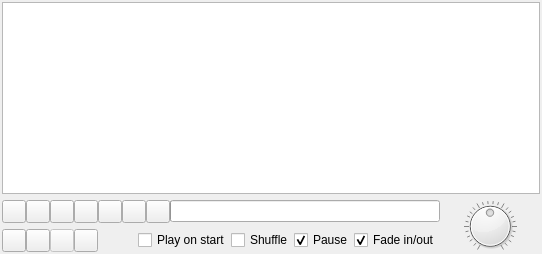
         <widget class="QWidget" name="tabAudioPlayer">
          <attribute name="icon">
           <iconset resource="qmc2.qrc">
            <normaloff>:/data/img/music.png</normaloff>:/data/img/music.png</iconset>
          </attribute>
          <attribute name="title">
           <string>&amp;Audio player</string>
          </attribute>
          <layout class="QGridLayout" name="gridLayoutAudioPlayer">
           <property name="horizontalSpacing">
            <number>0</number>
           </property>
           <property name="margin">
            <number>2</number>
           </property>
           <item row="0" column="0" colspan="2">
            <widget class="QListWidget" name="listWidgetAudioPlaylist">
             <property name="sizePolicy">
              <sizepolicy hsizetype="Ignored" vsizetype="Expanding">
               <horstretch>0</horstretch>
               <verstretch>0</verstretch>
              </sizepolicy>
             </property>
             <property name="contextMenuPolicy">
              <enum>Qt::ActionsContextMenu</enum>
             </property>
             <property name="toolTip">
              <string>Playlist (move items by dragging &amp; dropping them)</string>
             </property>
             <property name="statusTip">
              <string>Playlist (move items by dragging &amp; dropping them)</string>
             </property>
             <property name="dragEnabled">
              <bool>true</bool>
             </property>
             <property name="dragDropMode">
              <enum>QAbstractItemView::InternalMove</enum>
             </property>
             <property name="selectionMode">
              <enum>QAbstractItemView::ExtendedSelection</enum>
             </property>
            </widget>
           </item>
           <item row="1" column="0">
            <layout class="QHBoxLayout" name="horizontalLayoutAudioPlayer2">
             <item>
              <widget class="QToolButton" name="toolButtonAudioPreviousTrack">
               <property name="sizePolicy">
                <sizepolicy hsizetype="Minimum" vsizetype="Minimum">
                 <horstretch>0</horstretch>
                 <verstretch>0</verstretch>
                </sizepolicy>
               </property>
               <property name="toolTip">
                <string>Previous track</string>
               </property>
               <property name="statusTip">
                <string>Previous track</string>
               </property>
               <property name="icon">
                <iconset resource="qmc2.qrc">
                 <normaloff>:/data/img/media_back.png</normaloff>:/data/img/media_back.png</iconset>
               </property>
              </widget>
             </item>
             <item>
              <widget class="QToolButton" name="toolButtonAudioNextTrack">
               <property name="sizePolicy">
                <sizepolicy hsizetype="Minimum" vsizetype="Minimum">
                 <horstretch>0</horstretch>
                 <verstretch>0</verstretch>
                </sizepolicy>
               </property>
               <property name="toolTip">
                <string>Next track</string>
               </property>
               <property name="statusTip">
                <string>Next track</string>
               </property>
               <property name="icon">
                <iconset resource="qmc2.qrc">
                 <normaloff>:/data/img/media_next.png</normaloff>:/data/img/media_next.png</iconset>
               </property>
              </widget>
             </item>
             <item>
              <widget class="QToolButton" name="toolButtonAudioFastBackward">
               <property name="sizePolicy">
                <sizepolicy hsizetype="Minimum" vsizetype="Minimum">
                 <horstretch>0</horstretch>
                 <verstretch>0</verstretch>
                </sizepolicy>
               </property>
               <property name="toolTip">
                <string>Fast backward</string>
               </property>
               <property name="statusTip">
                <string>Fast backward</string>
               </property>
               <property name="icon">
                <iconset resource="qmc2.qrc">
                 <normaloff>:/data/img/media_fastbackward.png</normaloff>:/data/img/media_fastbackward.png</iconset>
               </property>
               <property name="autoRepeat">
                <bool>true</bool>
               </property>
               <property name="autoRepeatDelay">
                <number>100</number>
               </property>
               <property name="autoRepeatInterval">
                <number>50</number>
               </property>
              </widget>
             </item>
             <item>
              <widget class="QToolButton" name="toolButtonAudioFastForward">
               <property name="sizePolicy">
                <sizepolicy hsizetype="Minimum" vsizetype="Minimum">
                 <horstretch>0</horstretch>
                 <verstretch>0</verstretch>
                </sizepolicy>
               </property>
               <property name="toolTip">
                <string>Fast forward</string>
               </property>
               <property name="statusTip">
                <string>Fast forward</string>
               </property>
               <property name="icon">
                <iconset resource="qmc2.qrc">
                 <normaloff>:/data/img/media_fastforward.png</normaloff>:/data/img/media_fastforward.png</iconset>
               </property>
               <property name="autoRepeat">
                <bool>true</bool>
               </property>
               <property name="autoRepeatDelay">
                <number>100</number>
               </property>
               <property name="autoRepeatInterval">
                <number>50</number>
               </property>
              </widget>
             </item>
             <item>
              <widget class="QToolButton" name="toolButtonAudioStopTrack">
               <property name="sizePolicy">
                <sizepolicy hsizetype="Minimum" vsizetype="Minimum">
                 <horstretch>0</horstretch>
                 <verstretch>0</verstretch>
                </sizepolicy>
               </property>
               <property name="toolTip">
                <string>Stop track</string>
               </property>
               <property name="statusTip">
                <string>Stop track</string>
               </property>
               <property name="icon">
                <iconset resource="qmc2.qrc">
                 <normaloff>:/data/img/media_stop.png</normaloff>:/data/img/media_stop.png</iconset>
               </property>
               <property name="checkable">
                <bool>true</bool>
               </property>
              </widget>
             </item>
             <item>
              <widget class="QToolButton" name="toolButtonAudioPauseTrack">
               <property name="sizePolicy">
                <sizepolicy hsizetype="Minimum" vsizetype="Minimum">
                 <horstretch>0</horstretch>
                 <verstretch>0</verstretch>
                </sizepolicy>
               </property>
               <property name="toolTip">
                <string>Pause track</string>
               </property>
               <property name="statusTip">
                <string>Pause track</string>
               </property>
               <property name="icon">
                <iconset resource="qmc2.qrc">
                 <normaloff>:/data/img/media_pause.png</normaloff>:/data/img/media_pause.png</iconset>
               </property>
               <property name="checkable">
                <bool>true</bool>
               </property>
              </widget>
             </item>
             <item>
              <widget class="QToolButton" name="toolButtonAudioPlayTrack">
               <property name="sizePolicy">
                <sizepolicy hsizetype="Minimum" vsizetype="Minimum">
                 <horstretch>0</horstretch>
                 <verstretch>0</verstretch>
                </sizepolicy>
               </property>
               <property name="toolTip">
                <string>Play track</string>
               </property>
               <property name="statusTip">
                <string>Play track</string>
               </property>
               <property name="icon">
                <iconset resource="qmc2.qrc">
                 <normaloff>:/data/img/media_play.png</normaloff>:/data/img/media_play.png</iconset>
               </property>
               <property name="checkable">
                <bool>true</bool>
               </property>
              </widget>
             </item>
             <item>
              <widget class="QProgressBar" name="progressBarAudioProgress">
               <property name="toolTip">
                <string>Progress indicator for current track</string>
               </property>
               <property name="statusTip">
                <string>Progress indicator for current track</string>
               </property>
               <property name="maximum">
                <number>100</number>
               </property>
               <property name="format">
                <string>%vs (%ms total)</string>
               </property>
              </widget>
             </item>
            </layout>
           </item>
           <item row="1" column="1" rowspan="2">
            <widget class="QDial" name="dialAudioVolume">
             <property name="toolTip">
              <string>Audio player volume</string>
             </property>
             <property name="statusTip">
              <string>Audio player volume</string>
             </property>
             <property name="maximum">
              <number>100</number>
             </property>
             <property name="value">
              <number>50</number>
             </property>
             <property name="notchesVisible">
              <bool>true</bool>
             </property>
            </widget>
           </item>
           <item row="2" column="0">
            <layout class="QHBoxLayout" name="horizontalLayoutAudioPlayer1">
             <item>
              <widget class="QToolButton" name="toolButtonAudioAddTracks">
               <property name="sizePolicy">
                <sizepolicy hsizetype="Minimum" vsizetype="Minimum">
                 <horstretch>0</horstretch>
                 <verstretch>0</verstretch>
                </sizepolicy>
               </property>
               <property name="toolTip">
                <string>Browse for tracks to add to playlist</string>
               </property>
               <property name="statusTip">
                <string>Browse for tracks to add to playlist</string>
               </property>
               <property name="icon">
                <iconset resource="qmc2.qrc">
                 <normaloff>:/data/img/fileopen.png</normaloff>:/data/img/fileopen.png</iconset>
               </property>
              </widget>
             </item>
             <item>
              <widget class="QToolButton" name="toolButtonAudioAddURL">
               <property name="sizePolicy">
                <sizepolicy hsizetype="Minimum" vsizetype="Minimum">
                 <horstretch>0</horstretch>
                 <verstretch>0</verstretch>
                </sizepolicy>
               </property>
               <property name="toolTip">
                <string>Enter URL to add to playlist</string>
               </property>
               <property name="statusTip">
                <string>Enter URL to add to playlist</string>
               </property>
               <property name="icon">
                <iconset resource="qmc2.qrc">
                 <normaloff>:/data/img/url.png</normaloff>:/data/img/url.png</iconset>
               </property>
              </widget>
             </item>
             <item>
              <widget class="QToolButton" name="toolButtonAudioRemoveTracks">
               <property name="enabled">
                <bool>false</bool>
               </property>
               <property name="sizePolicy">
                <sizepolicy hsizetype="Minimum" vsizetype="Minimum">
                 <horstretch>0</horstretch>
                 <verstretch>0</verstretch>
                </sizepolicy>
               </property>
               <property name="toolTip">
                <string>Remove selected tracks from playlist</string>
               </property>
               <property name="statusTip">
                <string>Remove selected tracks from playlist</string>
               </property>
               <property name="icon">
                <iconset resource="qmc2.qrc">
                 <normaloff>:/data/img/stop.png</normaloff>:/data/img/stop.png</iconset>
               </property>
              </widget>
             </item>
             <item>
              <widget class="QToolButton" name="toolButtonAudioSetupEffects">
               <property name="sizePolicy">
                <sizepolicy hsizetype="Minimum" vsizetype="Minimum">
                 <horstretch>0</horstretch>
                 <verstretch>0</verstretch>
                </sizepolicy>
               </property>
               <property name="toolTip">
                <string>Setup available audio effects</string>
               </property>
               <property name="statusTip">
                <string>Setup available audio effects</string>
               </property>
               <property name="icon">
                <iconset resource="qmc2.qrc">
                 <normaloff>:/data/img/effect.png</normaloff>:/data/img/effect.png</iconset>
               </property>
              </widget>
             </item>
             <item>
              <spacer name="horizontalSpacer_2">
               <property name="orientation">
                <enum>Qt::Horizontal</enum>
               </property>
               <property name="sizeHint" stdset="0">
                <size>
                 <width>40</width>
                 <height>20</height>
                </size>
               </property>
              </spacer>
             </item>
             <item>
              <widget class="QCheckBox" name="checkBoxAudioPlayOnStart">
               <property name="sizePolicy">
                <sizepolicy hsizetype="Preferred" vsizetype="Fixed">
                 <horstretch>0</horstretch>
                 <verstretch>0</verstretch>
                </sizepolicy>
               </property>
               <property name="toolTip">
                <string>Start playing automatically when QMC2 has started</string>
               </property>
               <property name="statusTip">
                <string>Start playing automatically when QMC2 has started</string>
               </property>
               <property name="text">
                <string>Play on start</string>
               </property>
              </widget>
             </item>
             <item>
              <widget class="QCheckBox" name="checkBoxAudioShuffle">
               <property name="sizePolicy">
                <sizepolicy hsizetype="Preferred" vsizetype="Fixed">
                 <horstretch>0</horstretch>
                 <verstretch>0</verstretch>
                </sizepolicy>
               </property>
               <property name="toolTip">
                <string>Select random tracks from playlist</string>
               </property>
               <property name="statusTip">
                <string>Select random tracks from playlist</string>
               </property>
               <property name="text">
                <string>Shuffle</string>
               </property>
              </widget>
             </item>
             <item>
              <widget class="QCheckBox" name="checkBoxAudioPause">
               <property name="sizePolicy">
                <sizepolicy hsizetype="Preferred" vsizetype="Fixed">
                 <horstretch>0</horstretch>
                 <verstretch>0</verstretch>
                </sizepolicy>
               </property>
               <property name="toolTip">
                <string>Automatically pause audio playback when at least one emulator is running</string>
               </property>
               <property name="statusTip">
                <string>Automatically pause audio playback when at least one emulator is running</string>
               </property>
               <property name="text">
                <string>Pause</string>
               </property>
               <property name="checked">
                <bool>true</bool>
               </property>
              </widget>
             </item>
             <item>
              <widget class="QCheckBox" name="checkBoxAudioFade">
               <property name="sizePolicy">
                <sizepolicy hsizetype="Preferred" vsizetype="Fixed">
                 <horstretch>0</horstretch>
                 <verstretch>0</verstretch>
                </sizepolicy>
               </property>
               <property name="toolTip">
                <string>Fade in and out on pause / resume</string>
               </property>
               <property name="statusTip">
                <string>Fade in and out on pause / resume</string>
               </property>
               <property name="text">
                <string>Fade in/out</string>
               </property>
               <property name="checked">
                <bool>true</bool>
               </property>
              </widget>
             </item>
            </layout>
           </item>
          </layout>
         </widget>
